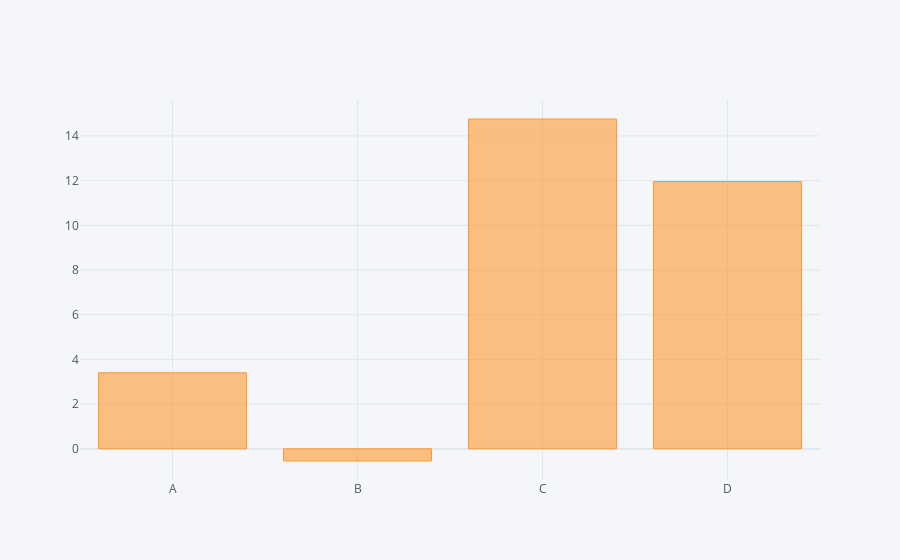

Notebook code cell kept with this figure:
### Code cell
df.sum().iplot(kind='bar')

### Figure 1 — Plotly figure (JSON) as saved in the notebook; plotly's stock layout.template omitted (floating-point values rounded to 4 significant figures)
{"data": [{"marker": {"color": "rgba(255, 153, 51, 0.6)", "line": {"color": "rgba(255, 153, 51, 1.0)", "width": 1}}, "name": "None", "orientation": "v", "text": "", "type": "bar", "x": ["A", "B", "C", "D"], "y": [3.403, -0.5459, 14.76, 11.96]}], "layout": {"legend": {"bgcolor": "#F5F6F9", "font": {"color": "#4D5663"}}, "paper_bgcolor": "#F5F6F9", "plot_bgcolor": "#F5F6F9", "title": {"font": {"color": "#4D5663"}}, "xaxis": {"gridcolor": "#E1E5ED", "showgrid": true, "tickfont": {"color": "#4D5663"}, "title": {"font": {"color": "#4D5663"}, "text": ""}, "zerolinecolor": "#E1E5ED"}, "yaxis": {"gridcolor": "#E1E5ED", "showgrid": true, "tickfont": {"color": "#4D5663"}, "title": {"font": {"color": "#4D5663"}, "text": ""}, "zerolinecolor": "#E1E5ED"}}}
